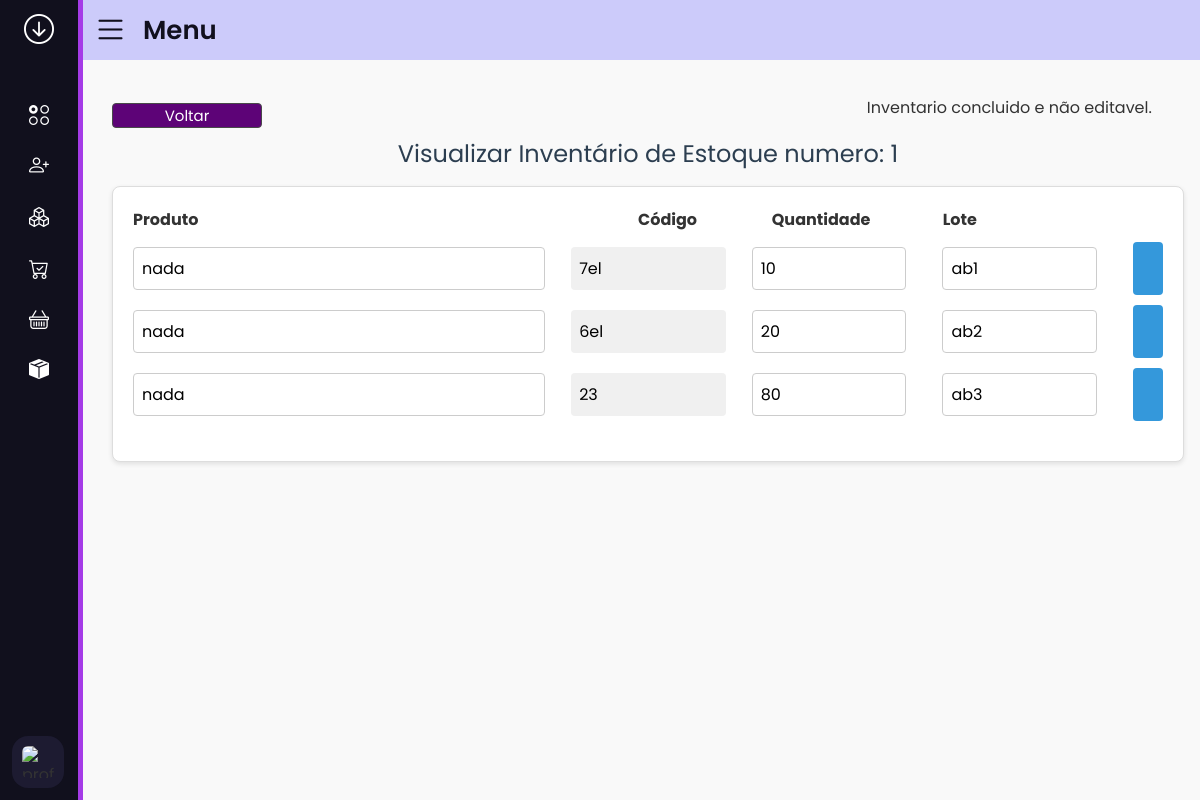
/estoque/visualizar_inventario_estoque/1/ (signed in), run on the app's committed database.
### estoque/models.py (models this page shows, shortened)
class InventariosEstoque(models.Model):
    numero_inventario = models.IntegerField()
    nome_produtos = models.CharField(max_length=60)
    cod_produto = models.CharField(max_length=8, null=True, blank=True)
    lote = models.CharField(max_length=10, null=True, blank=True)
    quantidade = models.IntegerField()
    data = models.DateTimeField(auto_now_add=True)
    conferente = models.CharField(max_length=30, null=True, blank=True)
    finalizado = models.BooleanField(default=False)
    class Meta:
        permissions = [
            ('ver_inventario_estoque', 'Can see stock inventory'),
            ('editar_inventario_estoque', 'Can edit stock inventory')
        ]

### estoque/views.py (the view, shortened to what this page needs)
# urls.py: path('visualizar_inventario_estoque/<int:inventario_id>/', views.visualizar_inventario_estoque, name='visualizar_inventario_estoque'),
@login_required
@permission_required('inventariosestoque.ver_inventario_estoque', raise_exception=True)
def visualizar_inventario_estoque(request, inventario_id):
    Produtos = Products.objects.all()
    usuario_pode_editar = request.user.has_perm('inventariosestoque.editar_inventario_estoque')
    inventario = InventariosEstoque.objects.filter(numero_inventario=inventario_id)
    if not inventario.exists():
        return redirect('inventarios_estoque')  # Redireciona caso o inventário não exista
    algum_finalizado = inventario.filter(finalizado=True).exists()
    if request.method == 'GET':
        return render(request, 'estoque/visualizar_inventario_estoque.html', {
            'Produtos': Produtos,
            'inventario': inventario,
            'numero_inventario': inventario_id,
            'algum_finalizado': algum_finalizado,
            'usuario_pode_editar': usuario_pode_editar,
        })

### estoque/templates/estoque/visualizar_inventario_estoque.html (shortened to what this page needs)
{% extends 'side_menu.html' %}
{% load static %}
{% block head %}
    <link rel="stylesheet" href="{% static 'css/criar_inventario_estoque.css' %}">
{% endblock %}
{% block content %}
    <div class="button-pattern">
        <a href="/estoque/inventarios_estoque/"><button class="button-pattern_final">Voltar</button></a>
        {% if algum_finalizado%}
            <p>Inventario concluido e não editavel.</p>
        {% else %}
            <p>Inventario em aberto e editavel.</p>
        {% endif %}
    </div>
    <h2>Visualizar Inventário de Estoque numero: {{ numero_inventario }} </h2>
    <form id="pedido_form" action="" method="POST">
        <div id="input_titles">
            <span>Produto</span>
            <span>Código</span>
            <span>Quantidade</span>
            <span class="lote">Lote</span>
        </div>
        <div id="inputs_container">
            {% for item in inventario %}
            <div class="produto-linha">
                <input type="text" id="produto_input" name="produto_input" list="nomes_produtos"
                       value="{{ item.nome_produtos }}" placeholder="Selecione um Produto"
                       class="form_control" readonly>
                <input type="text" placeholder="Código do Produto" class="codigo_produto_input"
                       name="codigo_produto" value="{{ item.cod_produto }}" readonly>
                <input type="text" class="input quantidade" id="quantidade" placeholder="Quantidade Unitaria"
                       name="quantidade" value="{{ item.quantidade }}">
                <input type="text" class="input lote" id="lote" placeholder="Lote" name="lote"
                       value="{{ item.lote }}">
                <button type="button" class="remove-button-blue" onclick=""></button>
            </div>
            {% endfor %}
        </div>
    </form>
{% endblock %}

### estoque/static/css/criar_inventario_estoque.css (style rules this page uses)
body { font-family: Arial, sans-serif; margin: 0; background-color: #f9f9f9; color: #333; }
.button-pattern { display: flex; flex-direction: row; justify-content: space-between; padding-top: 15px; width: 97%; }
.button-pattern_final { width: 150px; margin: 8px 0; display: inline-block; border: 1px solid #494949; border-radius: 4px; box-sizing: border-box; font-size: 15px; background-color: #5d0377; color: white; overflow: inherit; }
h2 { color: #2c3e50; text-align: center; font-weight: 400; }
form { background: #fff; border: 1px solid #ddd; padding: 20px; border-radius: 8px; box-shadow: 0 2px 5px rgba(0, 0, 0, 0.1); }
#pedido_form input { width: 100%; padding: 8px; margin: 5px 0; border: 1px solid #ccc; border-radius: 4px; font-size: 1em; }
#pedido_form .form_control { width: 40%; display: inline-block; }
#pedido_form .codigo_produto_input { width: 15%; background-color: #f0f0f0; border: none; }
#pedido_form .input { display: inline-block; margin-right: 10px; width: 15%; }
#input_titles { display: grid; grid-template-columns: 4fr 1fr 1fr 1fr 1fr; grid-template-rows: 1fr; ; gap: 10px; font-weight: bold; margin-bottom: 10px; }
.lote { padding-left: 30%; align-items: center; display: flex; flex-direction: row; align-items: center; }
.produto-linha { display: flex; flex-direction: row; justify-content: space-between; margin-bottom: 10px; }
.produto-linha input { margin-right: 10px; }
.add-product_button, .finalizar-button, .remove-button, .remove-button-blue { padding: 10px 15px; border: none; border-radius: 4px; cursor: pointer; font-size: 1em; }
.remove-button-blue { background-color: #3498db; color: #fff; }
#inputs_container { margin-bottom: 20px; }

### base_templates/side_menu.html (style rules this page uses)
* { margin: 0; padding: 0; box-sizing: border-box; font-family: 'Poppins', sans-serif; }

### data on the page
InventariosEstoque: produto_input "nada", codigo_produto "7el", quantidade "10", lote "ab1"
InventariosEstoque: produto_input "nada", codigo_produto "6el", quantidade "20", lote "ab2"
InventariosEstoque: produto_input "nada", codigo_produto "23", quantidade "80", lote "ab3"

### other printed values
{{ numero_inventario }} "1"
